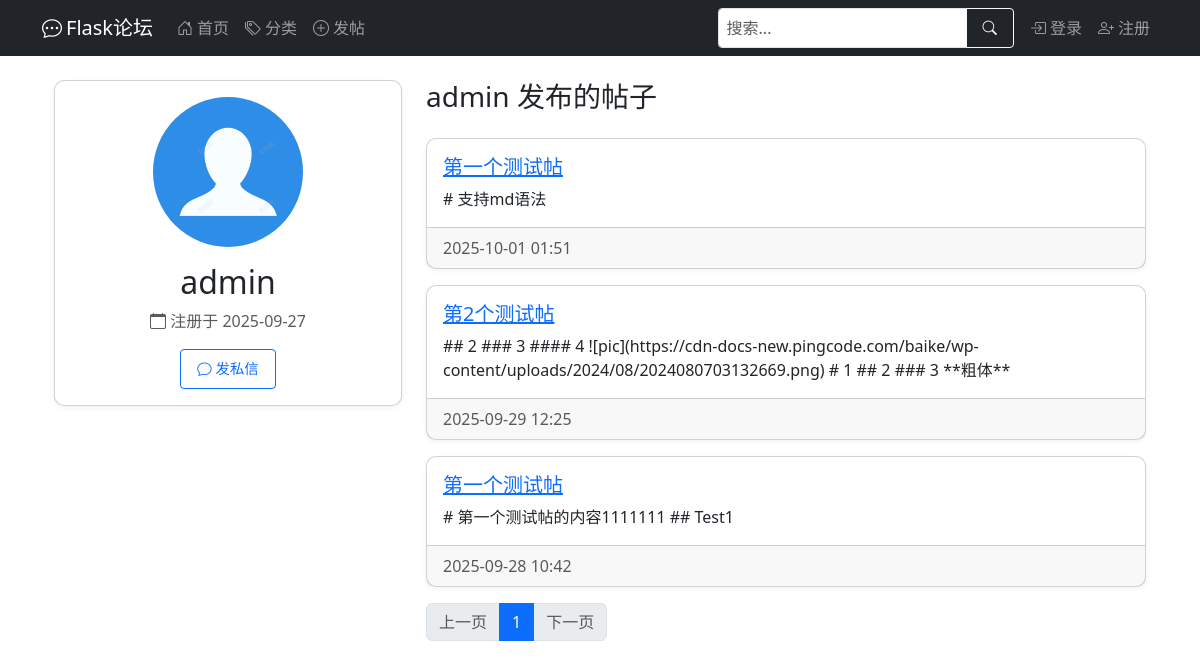
Screenshot of /user/admin with the database file from the repository.
### app/models.py (models this page shows, shortened)
class User(UserMixin, db.Model):
    __tablename__ = 'user'
    id = db.Column(db.Integer, primary_key=True)
    username = db.Column(db.String(64), index=True, unique=True, nullable=False)
    email = db.Column(db.String(120), index=True, unique=True, nullable=False)
    password_hash = db.Column(db.String(128), nullable=False)
    created_at = db.Column(db.DateTime, default=datetime.utcnow)
    last_seen = db.Column(db.DateTime, default=datetime.utcnow)
    about_me = db.Column(db.Text)
    avatar = db.Column(db.String(120), default='default.jpg')  # 头像
    permissions = db.Column(db.Integer, default=Permissions.USER)
    posts = db.relationship('Post', backref='author', lazy='dynamic')  # 在Post处能查到作者，用法：Post.author
    def avatar_url(self):
        return url_for('static', filename=f'profile_pics/{self.avatar}', _external=True)

class Post(db.Model):
    __tablename__ = 'post'
    id = db.Column(db.Integer, primary_key=True)
    title = db.Column(db.String(100), nullable=False)
    content = db.Column(db.Text, nullable=False)
    created_at = db.Column(db.DateTime, default=datetime.utcnow)
    last_updated = db.Column(db.DateTime, default=datetime.utcnow, onupdate=datetime.utcnow)
    views = db.Column(db.Integer, default=0)  # 浏览量
    user_id = db.Column(db.Integer, db.ForeignKey('user.id'), nullable=False)  # 对应user.id
    category_id = db.Column(db.Integer, db.ForeignKey('category.id'))  # 对应category.id
    comments = db.relationship('Comment', backref='post', lazy='select')  # post.comment查到所有评论
    _comment_count = db.Column('comment_count', db.Integer, default=0)
    @property
    def comment_count(self):
        return self._comment_count
    @comment_count.setter
    def comment_count(self, value):
        self._comment_count = value

### app/routes.py (the view)
@main.route('/user/<username>')
def user_profile(username):
    user = User.query.filter_by(username=username).first_or_404()
    page = request.args.get('page', 1, type=int)
    per_page = current_app.config.get('POSTS_PER_PAGE', 10)
    query_ = base_posts_query().filter(Post.user_id == user.id)
    query1 = query_.order_by(Post.created_at.desc())
    pagination = query1.paginate(page=page, per_page=per_page)
    posts = create_posts_with_comment_count(pagination)
    return render_template('user_profile.html', user=user, posts=posts)

### app/utils.py (called while the page is built)
def create_posts_with_comment_count(pagination, category=None):
    posts = []
    for post, comment_count_val in pagination.items:
        new_post = Post(
            id=post.id,
            title=post.title,
            content=post.content,
            created_at=post.created_at,
            last_updated=post.last_updated,
            views=post.views,
            user_id=post.user_id,
            category_id=post.category_id,
            _comment_count=comment_count_val,
            author=post.author
        )
        new_post.category = category or post.category
        posts.append(new_post)
    return CustomPagination(
        items=posts,
        page=pagination.page,
        per_page=pagination.per_page,
        total=pagination.total
    )

def base_posts_query():
    comment_count = db.session.query(
        Comment.post_id,
        func.count(Comment.id).label('comment_count')
    ).group_by(Comment.post_id).subquery()  # 修正位置
    return db.session.query(
        Post,
        func.coalesce(comment_count.c.comment_count, 0).label('comment_count')
    ).outerjoin(
        comment_count, Post.id == comment_count.c.post_id
    ).options(
        joinedload(Post.author),
        joinedload(Post.category)
    )

    def iter_pages(self, left_edge=2, left_current=2, right_current=5, right_edge=2):
        last = 0
        for num in range(1, self.pages + 1):
            if num <= left_edge or \
                    (self.page - left_current - 1 < num < self.page + right_current) or \
                    num > self.pages - right_edge:
                if last + 1 != num:
                    yield None
                yield num
                last = num

### app/templates/user_profile.html (shortened to what this page needs)
{% extends "base.html" %}
{% import "_pagination.html" as pagination %}
{% block content %}
<div class="container mt-4">
    <div class="row">
        <div class="col-md-4">
            <div class="card">
                <div class="card-body text-center">
                    <img src="{{ user.avatar_url() }}"
                         class="rounded-circle mb-3" width="150" alt="头像">
                    <h2>{{ user.username }}</h2>
                    <p class="text-muted">
                        <i class="bi bi-calendar"></i> 注册于 {{ user.created_at.strftime('%Y-%m-%d') }}
                    </p>
                    <a href="{{ url_for('main.chat',user_id=user.id) }}" class="btn btn-outline-primary btn-sm">
                        <i class="bi bi-chat"></i> 发私信
                    </a>
                </div>
            </div>
        </div>
        <div class="col-md-8">
            <h3 class="mb-4">{{ user.username }} 发布的帖子</h3>
            {% if posts.items %}
            {% for post in posts.items %}
            <div class="card mb-3">
                <div class="card-body">
                    <h5 class="card-title">
                        <a href="{{ url_for('main.post_detail', post_id=post.id) }}">
                            {{ post.title }}
                        </a>
                    </h5>
                    <p class="card-text">{{ post.content | truncate(200) }}</p>
                </div>
                <div class="card-footer text-muted">
                    {{ post.created_at.strftime('%Y-%m-%d %H:%M') }}
                </div>
            </div>
            {% endfor %}
            <nav aria-label="Page navigation">
                <ul class="pagination">
                    <li class="page-item {% if not posts.has_prev %}disabled{% endif %}">
                        <a class="page-link"
                           href="{{ url_for('main.user_profile', username=user.username, page=posts.prev_num) }}">
                            上一页
                        </a>
                    </li>
                    {% for page_num in posts.iter_pages(left_edge=1, right_edge=1, left_current=2, right_current=3) %}
                    {% if page_num %}
                    <li class="page-item {% if page_num == posts.page %}active{% endif %}">
                        <a class="page-link"
                           href="{{ url_for('main.user_profile', username=user.username, page=page_num) }}">
                            {{ page_num }}
                        </a>
                    </li>
                    {% else %}
                    <li class="page-item disabled"><span class="page-link">...</span></li>
                    {% endif %}
                    {% endfor %}
                    <li class="page-item {% if not posts.has_next %}disabled{% endif %}">
                        <a class="page-link"
                           href="{{ url_for('main.user_profile', username=user.username, page=posts.next_num) }}">
                            下一页
                        </a>
                    </li>
                </ul>
            </nav>
            {% else %}
            <div class="alert alert-info">
                该用户还没有发布过任何帖子
            </div>
            {% endif %}
        </div>
    </div>
</div>
{% endblock %}

### app/templates/base.html (style rules this page uses)
:root { --mobile-nav-height: 56px; }
.card { margin-bottom: 15px; border-radius: 10px; box-shadow: 0 2px 5px rgba(0, 0, 0, 0.05); }
.btn { padding: 8px 16px; font-size: 0.9rem; }

### rows the page displays
User: avatar_url (placeholder picture), username "admin", created_at "2025-09-27"
Post: title "第一个测试帖", content "# 支持md语法", created_at "2025-10-01 01:51"
Post: title "第2个测试帖", content "## 2 ### 3 #### 4 ![pic](https://cdn-docs-new.pingcode.com/baike/wp-content/uploads/2024/08/2024080703132669.png) # 1 ## 2 ### 3 **粗体**", created_at "2025-09-29 12:25"
Post: title "第一个测试帖", content "# 第一个测试帖的内容1111111 ## Test1", created_at "2025-09-28 10:42"

### other values shown
{{ page_num }} "1"
